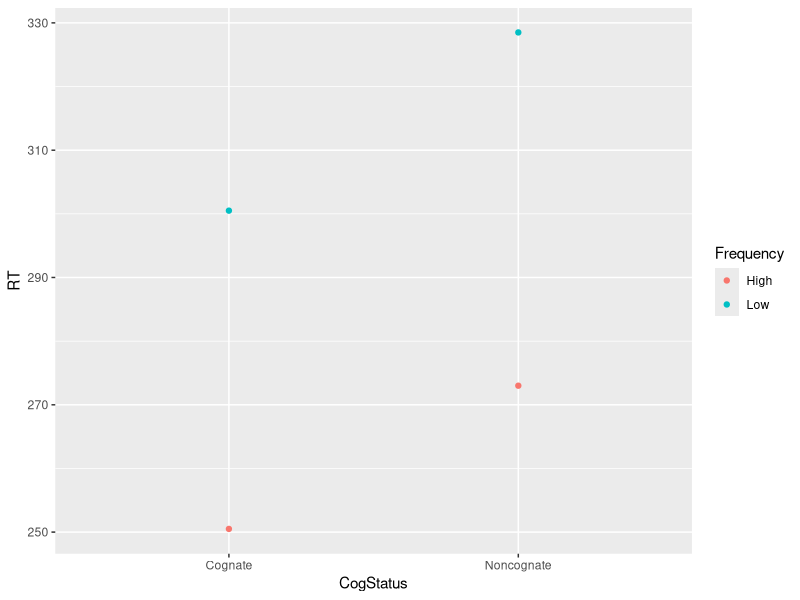
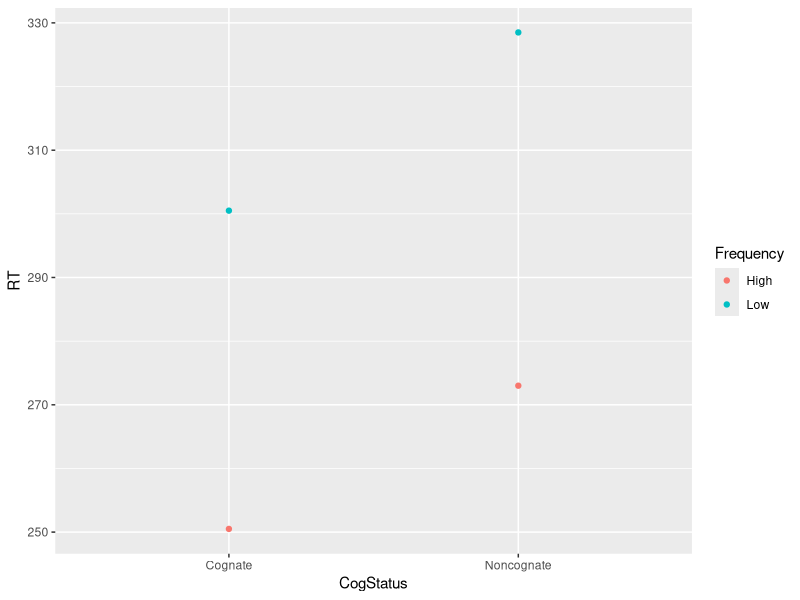

Here is the R script that generated these plots, in order:
## ---- chunk 1
suppressMessages(library(tidyverse))
fake <- tibble(
  Participant = c("P1", "P2"),
  HighFreqCogRT = c(243,258),
  LowFreqCogRT = c(289, 312),
  HighFreqNonCogRT = c(256, 290),
  LowFreqNonCogRT = c(323, 334)
)
fake
## ---- chunk 2
fake_tidy <- fake %>% 
  gather("HighFreqCogRT", "LowFreqCogRT", "HighFreqNonCogRT", "LowFreqNonCogRT", key = "Condition", value = "RT")
fake_tidy
## ---- chunk 3
#install.packages("car") #uncomment if your first time
library(car)
fake_tidy$Frequency <- recode(fake_tidy$Condition, "c('HighFreqCogRT','HighFreqNonCogRT') = 'High'; else = 'Low'")
fake_tidy$CogStatus <- recode(fake_tidy$Condition, "c('HighFreqCogRT','LowFreqCogRT') = 'Cognate'; else = 'Noncognate'")
fake_tidy
## ---- chunk 4
ggplot(fake_tidy, aes(x = CogStatus, y = RT, color = Frequency)) +
  stat_summary(fun.y = mean, geom = "point")
ggsave("Images/Fake_tidy_graph.png", height = 5, width = 7)
## ---- chunk 5
table2
## ---- chunk 6
table2_spread <- table2 %>% 
  spread(key = type, value = count)
table2_spread
## ---- chunk 7
table3
## ---- chunk 8
table3 %>% 
  separate(rate, into = c("cases", "population"))
## ---- chunk 9
table3 %>% 
  separate(rate, into = c("cases", "population"), sep = "/")

## ---- chunk 10
table5
## ---- chunk 11
table5 %>% 
  unite(new, century, year)
## ---- chunk 12
table5 %>% 
  unite(new, century, year, sep = "")
## ---- chunk 13
fake_tidy2 <- fake %>% 
  gather(2:5,key = "Condition", value = "RT") #here we are using the numeric position of columns to specify which columns need to be gathered
fake_tidy2
## ---- chunk 14
fake_tidy4 <- fake_tidy2 %>% 
  mutate(CogStatus = dplyr::recode(Condition,
    HighFreqCogRT = "Cognate",
    LowFreqCogRT = "Cognate",
    HighFreqNonCogRT = "Noncognate",
    LowFreqNonCogRT = "Noncognate"
  ), 
  Frequency = dplyr::recode(Condition,
    HighFreqCogRT = "High",
    HighFreqNonCogRT = "High",
    LowFreqCogRT = "Low",
    LowFreqNonCogRT = "Low"
  ))
fake_tidy4
## ---- chunk 15
#First, extract names of levels in Condition column and save to variable
name <- levels(as.factor(fake_tidy2$Condition)) #was only recognized as character class, so needed to change to factor
name
## ---- chunk 16
CogStatus <- c("Cognate", "Noncognate", "Cognate", "Noncognate")
Frequency <- c("High", "High", "Low", "Low")
## ---- chunk 17
cbind(name, CogStatus, Frequency)
## ---- chunk 18
fake_tidy3 <- fake_tidy2 %>% 
  mutate(CognateStatus = plyr::mapvalues(Condition, from = name, to = CogStatus), FrequencyVal = plyr::mapvalues(Condition, from = name, to = Frequency))
fake_tidy3
